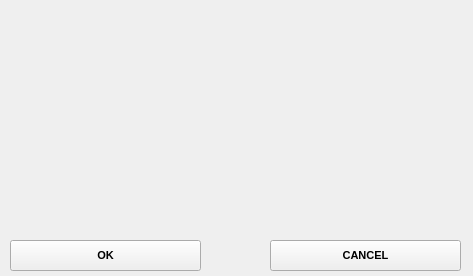
<?xml version="1.0" encoding="UTF-8"?>
<ui version="4.0">
 <class>QMainWin</class>
 <widget class="QMainWindow" name="QMainWin">
  <property name="windowModality">
   <enum>Qt::NonModal</enum>
  </property>
  <property name="geometry">
   <rect>
    <x>0</x>
    <y>0</y>
    <width>473</width>
    <height>276</height>
   </rect>
  </property>
  <property name="sizePolicy">
   <sizepolicy hsizetype="Fixed" vsizetype="Fixed">
    <horstretch>0</horstretch>
    <verstretch>0</verstretch>
   </sizepolicy>
  </property>
  <property name="minimumSize">
   <size>
    <width>473</width>
    <height>276</height>
   </size>
  </property>
  <property name="maximumSize">
   <size>
    <width>473</width>
    <height>276</height>
   </size>
  </property>
  <property name="baseSize">
   <size>
    <width>0</width>
    <height>0</height>
   </size>
  </property>
  <property name="font">
   <font>
    <family>Segoe UI</family>
    <pointsize>8</pointsize>
   </font>
  </property>
  <property name="windowTitle">
   <string>AwesomeTool</string>
  </property>
  <widget class="QWidget" name="centralwidget">
   <widget class="QWidget" name="verticalLayoutWidget">
    <property name="geometry">
     <rect>
      <x>10</x>
      <y>10</y>
      <width>451</width>
      <height>221</height>
     </rect>
    </property>
    <layout class="QVBoxLayout" name="log_layout"/>
   </widget>
   <widget class="QPushButton" name="btn_ok">
    <property name="geometry">
     <rect>
      <x>10</x>
      <y>240</y>
      <width>191</width>
      <height>31</height>
     </rect>
    </property>
    <property name="font">
     <font>
      <family>Segoe UI</family>
      <pointsize>8</pointsize>
      <weight>75</weight>
      <bold>true</bold>
     </font>
    </property>
    <property name="styleSheet">
     <string notr="true"/>
    </property>
    <property name="text">
     <string>OK</string>
    </property>
   </widget>
   <widget class="QPushButton" name="btn_cancel">
    <property name="geometry">
     <rect>
      <x>270</x>
      <y>240</y>
      <width>191</width>
      <height>31</height>
     </rect>
    </property>
    <property name="font">
     <font>
      <family>Segoe UI</family>
      <pointsize>8</pointsize>
      <weight>75</weight>
      <bold>true</bold>
     </font>
    </property>
    <property name="styleSheet">
     <string notr="true"/>
    </property>
    <property name="text">
     <string>CANCEL</string>
    </property>
   </widget>
  </widget>
 </widget>
 <resources/>
 <connections/>
</ui>
